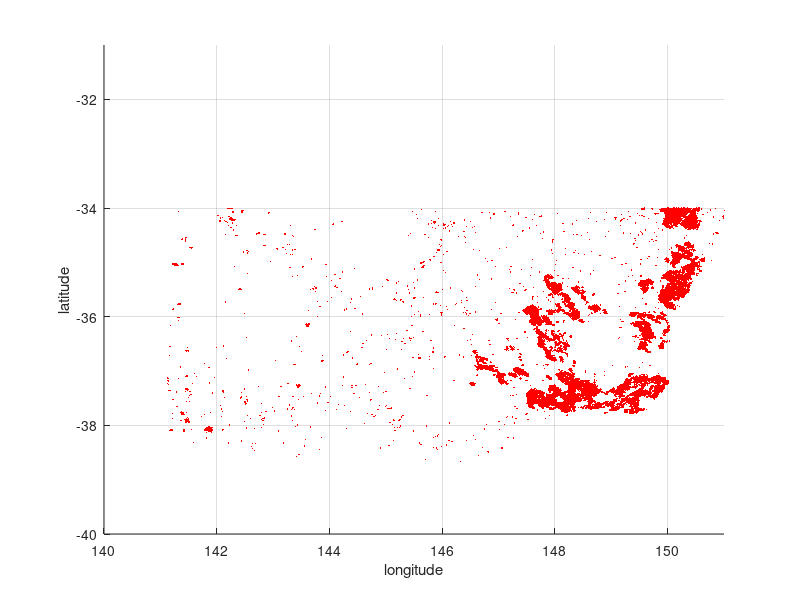

Here is the MATLAB script that generated this plot:
clear
clc
load('data.mat')
hold on
plot(data(:,1),data(:,2),'r.','MarkerSize',1);
axis([140,151,-40,-31]);
xlabel('longitude');
ylabel('latitude');
grid on
% set(gca,'Visible','off')
% imshow(map)

longitude = linspace(140,151,101);
latitude = linspace(-39,-34,101);
point = zeros(100,100);
for i = 1:100
    for j = 1:100
        fire = data;
        fire = fire(fire(:,1)<longitude(i+1),:);
        fire = fire(fire(:,1)>longitude(i),:);
        fire = fire(fire(:,2)<latitude(j+1),:);
        fire = fire(fire(:,2)>latitude(j),:);
        fire = fire(:,3);
        point(i,j) = sum(fire);
    end
end


frequency = zeros(100,100);
for i = 1:100
    for j = 1:100
        fire = data;
        fire = fire(fire(:,1)<longitude(i+1),:);
        fire = fire(fire(:,1)>longitude(i),:);
        fire = fire(fire(:,2)<latitude(j+1),:);
        fire = fire(fire(:,2)>latitude(j),:);
        fire = fire(:,3)>0;
        frequency(i,j) = sum(fire);
    end
end









